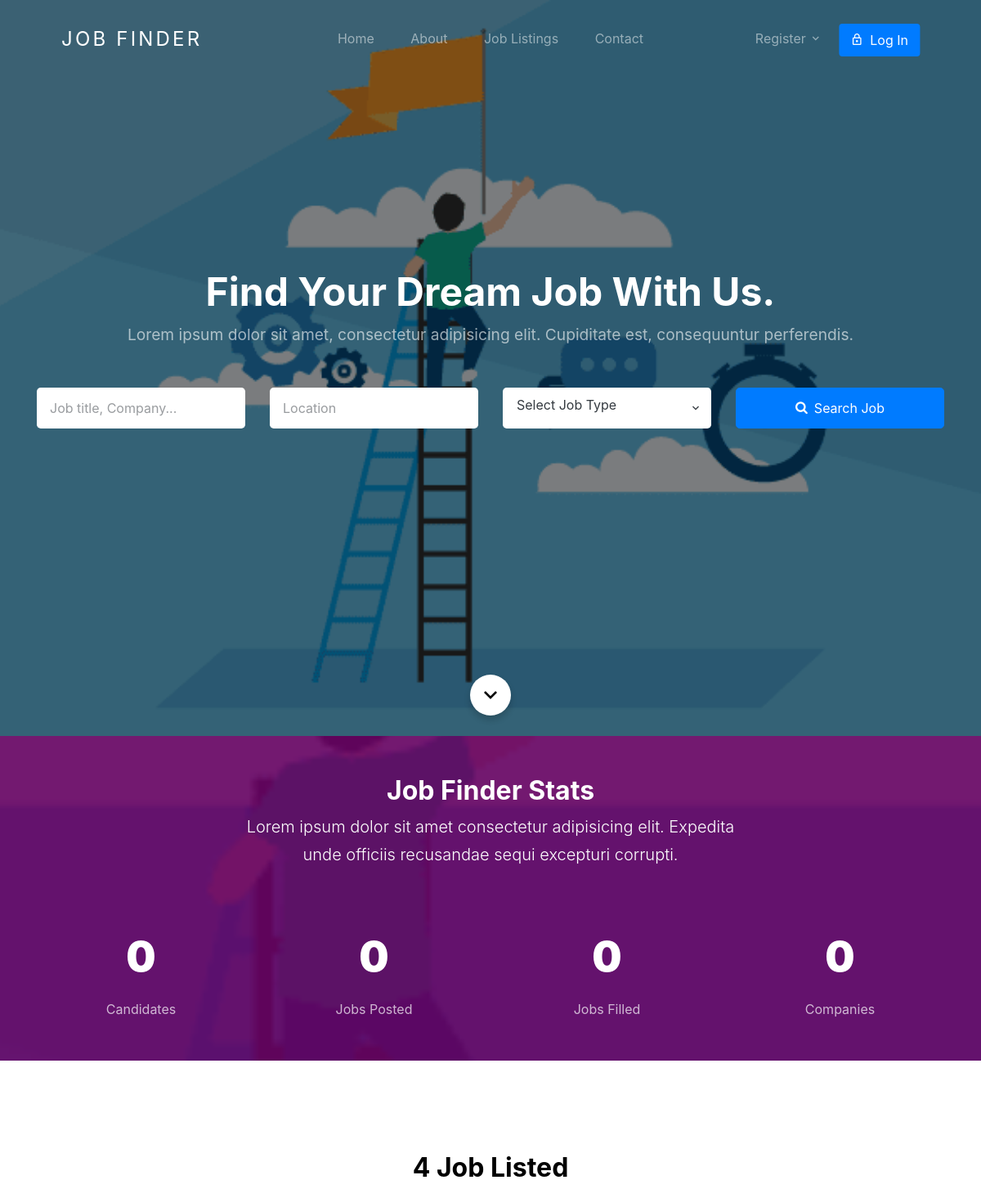
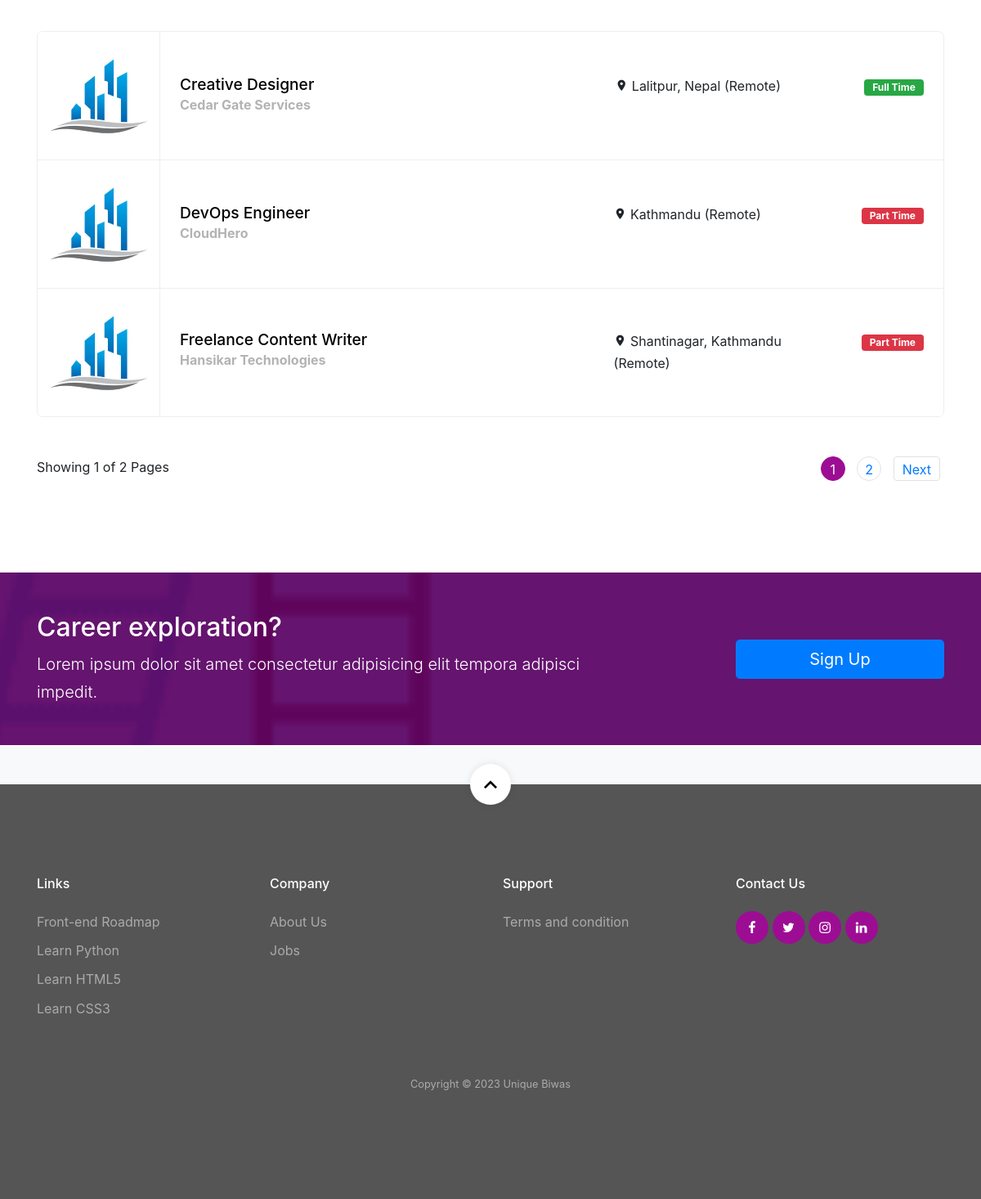
The page / on the database its author committed (2 pictures, top to bottom).
### jobapp/models.py (models this page shows, shortened)
class Job(models.Model):
    user = models.ForeignKey(User, related_name='User', on_delete=models.CASCADE)
    title = models.CharField(max_length=300)
    description = RichTextField()
    tags = TaggableManager()
    location = models.CharField(max_length=300)
    job_type = models.CharField(choices=JOB_TYPE, max_length=1)
    category = models.ForeignKey(Category,related_name='Category', on_delete=models.CASCADE)
    salary = models.CharField(max_length=30, blank=True)
    company_name = models.CharField(max_length=300)
    company_description = RichTextField(blank=True, null=True)
    url = models.URLField(max_length=200)
    last_date = models.DateField()
    is_published = models.BooleanField(default=False)
    is_closed = models.BooleanField(default=False)
    timestamp = models.DateTimeField(auto_now=True)

### jobapp/views.py (the view, shortened to what this page needs)
# urls.py: path('', views.home_view, name='home'),
def home_view(request):
    published_jobs = Job.objects.filter(is_published=True).order_by('-timestamp')
    jobs = published_jobs.filter(is_closed=False)
    total_candidates = User.objects.filter(role='employee').count()
    total_companies = User.objects.filter(role='employer').count()
    paginator = Paginator(jobs, 3)
    page_number = request.GET.get('page', None)
    page_obj = paginator.get_page(page_number)
    context = {
        'total_candidates': total_candidates,
        'total_companies': total_companies,
        'total_jobs': len(jobs),
        'total_completed_jobs': len(published_jobs.filter(is_closed=True)),
        'page_obj': page_obj
    }
    print('ok')
    return render(request, 'jobapp/index.html', context)

### template/jobapp/index.html (shortened to what this page needs)
{% extends 'base.html' %}
{% load static %}
{% block content %}
<section class="home-section section-hero overlay bg-image"
  style="background-image: url('{% static 'images/bgrr.jpg' %}');" id="home-section">
  <div class="container">
    <div class="row align-items-center justify-content-center">
      <div class="col-md-12">
        <div class="mb-5 text-center">
          <h1 class="text-white font-weight-bold">Find Your Dream Job With Us.</h1>
          <p>Lorem ipsum dolor sit amet, consectetur adipisicing elit. Cupiditate est, consequuntur perferendis.</p>
        </div>
        <form method="GET" action="{% url 'jobapp:search_result' %}" class="search-jobs-form">
          {% include 'jobapp/search.html' %}
        </form>
      </div>
    </div>
  </div>
  <a href="#next" class="scroll-button smoothscroll">
    <span class=" icon-keyboard_arrow_down"></span>
  </a>
</section>
<section class="py-5 bg-image overlay-primary fixed overlay" id="next"
  style="background-image: url('{% static 'images/bgrr.jpg' %}');">
  <div class="container">
    <div class="row mb-5 justify-content-center">
      <div class="col-md-7 text-center">
        <h2 class="section-title mb-2 text-white">Job Finder Stats</h2>
        <p class="lead text-white">Lorem ipsum dolor sit amet consectetur adipisicing elit. Expedita unde officiis
          recusandae sequi excepturi corrupti.</p>
      </div>
    </div>
    <div class="row pb-0 block__19738 section-counter">
      <div class="col-6 col-md-6 col-lg-3 mb-5 mb-lg-0">
        <div class="d-flex align-items-center justify-content-center mb-2">
          <strong class="number" data-number="{{ total_candidates }}">0</strong>
        </div>
        <span class="caption">Candidates</span>
      </div>
      <div class="col-6 col-md-6 col-lg-3 mb-5 mb-lg-0">
        <div class="d-flex align-items-center justify-content-center mb-2">
          <strong class="number" data-number="{{ total_jobs }}">0</strong>
        </div>
        <span class="caption">Jobs Posted</span>
      </div>
      <div class="col-6 col-md-6 col-lg-3 mb-5 mb-lg-0">
        <div class="d-flex align-items-center justify-content-center mb-2">
          <strong class="number" data-number="{{ total_completed_jobs }}">0</strong>
        </div>
        <span class="caption">Jobs Filled</span>
      </div>
      <div class="col-6 col-md-6 col-lg-3 mb-5 mb-lg-0">
        <div class="d-flex align-items-center justify-content-center mb-2">
          <strong class="number" data-number="{{ total_companies }}">0</strong>
        </div>
        <span class="caption">Companies</span>
      </div>
    </div>
  </div>
</section>
<section id="ajax_listing_paginattion" class="site-section">
  <div class="container">
    {% if page_obj %}
    <div class="row mb-5 justify-content-center">
      <div class="col-md-7 text-center">
        <h2 class="section-title mb-2">{{ total_jobs }} Job Listed</h2>
      </div>
    </div>
    <ul id="job" class="job-listings mb-5">
      {% for job in page_obj %}
      <li class="job-listing d-block d-sm-flex pb-3 pb-sm-0 align-items-center">
        <a href="{% url 'jobapp:single-job' job.id %}"></a>
        <div class="job-listing-logo">
          <img src="{% static 'images/ii.jpg' %}" alt="Free Website Template by Free-Template.co"
            class="img-fluid">
        </div>
        <div class="job-listing-about d-sm-flex custom-width w-100 justify-content-between mx-4">
          <div class="job-listing-position custom-width w-50 mb-3 mb-sm-0">
            <h2>{{ job.title }}</h2>
            <strong>{{ job.company_name }}</strong>
          </div>
          <div class="job-listing-location mb-3 mb-sm-0 custom-width w-25">
            <span class="icon-room"></span> {{ job.location }}
          </div>
          <div class="job-listing-meta">
            {% if job.job_type == '1' %}
            <span class="badge badge-success">
              Full Time
            </span>
            {% elif job.job_type == '2'%}
            <span class="badge badge-danger">
              Part Time
            </span>
            {% else  %}
            <span class="badge badge-info">
              Internship
            </span>
            {% endif %}
          </div>
        </div>
      </li>
      {% endfor %}
    </ul>
    {% include 'jobapp/paginator.html' %}
  </div>
  {% endif %}
</section>
<section class="py-5 bg-image overlay-primary fixed overlay" style="background-image: url('{% static 'images/bgrr.jpg' %}');">
  <div class="container">
    {% if request.user.role == "employer" %}
    <div class="row align-items-center">
      <div class="col-md-8">
        <h2 class="text-white">Want To Hire?</h2>
        <p class="mb-0 text-white lead">Lorem ipsum dolor sit amet consectetur adipisicing elit tempora adipisci
          impedit.</p>
      </div>
      <div class="col-md-3 ml-auto">
        <a href="{% url 'jobapp:create-job' %}" class="btn btn-warning btn-block btn-lg">Post Your Job</a>
      </div>
    </div>
    {% else %}
    <div class="row align-items-center">
      <div class="col-md-8">
        <h2 class="text-white">Career exploration?</h2>
        <p class="mb-0 text-white lead">Lorem ipsum dolor sit amet consectetur adipisicing elit tempora adipisci
          impedit.</p>
      </div>
      <div class="col-md-3 ml-auto">
        <a href="{% url 'account:employee-registration' %}" class="btn btn-primary btn-lg btn-block text-white btn-search">Sign Up</a>
      </div>
    </div>
    {% endif %}
  </div>
</section>
<section class="bg-light pt-5 testimony-full">
</section>
{% endblock %}

### static/css/style.css (style rules this page uses)
body { font-weight: 400; font-size: 1rem; line-height: 1.7; position: relative; }
body:after { content: ""; position: absolute; top: 0; left: 0; right: 0; bottom: 0; background: rgba(0, 0, 0, 0.7); z-index: 100; opacity: 0; visibility: hidden; -webkit-transition: .3s all ease; -o-transition: .3s all ease; transition: .3s all ease; }
h1, h2, h3, h4 { color: #000; }
.site-section { padding-top: 7rem; padding-bottom: 7rem; position: relative; z-index: 2; }
.home-section { position: relative; }
.home-section > .container { z-index: 2; position: relative; }
.home-section h1 { font-size: 3rem; color: #fff; font-weight: 200; }
.home-section p { font-size: 1.2rem; color: rgba(255, 255, 255, 0.6); }
.home-section .scroll-button { position: absolute; z-index: 2; bottom: 0; width: 50px; height: 50px; border-radius: 50%; background: #fff; left: 50%; -webkit-transform: translate(-50%, -50%); -ms-transform: translate(-50%, -50%); transform: translate(-50%, -50%); -webkit-box-shadow: 0 5px 10px 0px rgba(0, 0, 0, 0.2); box-shadow: 0 5px 10px 0px rgba(0, 0, 0, 0.2); }
.home-section .scroll-button > span { color: #000; position: absolute; font-size: 2rem; top: 50%; left: 50%; -webkit-transform: translate(-50%, -50%); -ms-transform: translate(-50%, -50%); transform: translate(-50%, -50%); }
.bg-image { background-size: cover; background-position: center center; background-repeat: no-repeat; }
.bg-image.fixed { background-attachment: fixed; }
.bg-image.overlay-primary { position: relative; }
.bg-image.overlay-primary:before { position: absolute; content: ""; top: 0; left: 0; right: 0; bottom: 0; background: rgb(101 0 97 / 90%); z-index: 1; }
.bg-image.overlay-primary > .container { position: relative; z-index: 2; }
.job-listings { padding: 0; margin: 0; border: 1px solid #eee; border-radius: 7px; overflow: hidden; position: relative; background: #fff; }
.job-listings .badge { color: #fff; padding: 4px 10px; }
.job-listings .job-listing { position: relative; border-bottom: 1px solid #eee; -webkit-transition: .3s all ease; -o-transition: .3s all ease; transition: .3s all ease; }
.job-listings .job-listing:last-child { border-bottom: none; }
.job-listings .job-listing a { position: absolute; width: 100%; height: 100%; -webkit-transition: .3s all ease; -o-transition: .3s all ease; transition: .3s all ease; }
.job-listings .job-listing .job-listing-logo { -webkit-box-flex: 0; -ms-flex: 0 0 150px; flex: 0 0 150px; border-right: 1px solid #eee; }
.job-listings .job-listing-position h2 { font-size: 1.2rem; margin-bottom: 0; }
.job-listings .job-listing-position strong { color: #b3b3b3; }
.section-title { font-size: 2rem; font-weight: 700; }
.section-hero, .section-hero > .container > .row { height: 100vh; min-height: 900px; }
.section-hero.overlay, .section-hero.overlay-2 { position: relative; }
.section-hero.overlay:before, .section-hero.overlay-2:before { z-index: 1; position: absolute; content: ""; top: 0; left: 0; right: 0; bottom: 0; background: rgba(0, 0, 0, 0.5); }
.section-hero > .container { z-index: 2; position: relative; }
.btn:after, .btn:before { display: none; }
.btn.btn-primary { color: #fff; }
.block__19738 { text-align: center; }
.block__19738 .number { font-size: 3.2rem; font-weight: 900; color: #fff; }
.block__19738 .caption { font-size: 1rem; display: block; color: rgba(255, 255, 255, 0.7); }

### rows shown on the page
Job: title "Creative Designer", company_name "Cedar Gate Services", location "Lalitpur, Nepal (Remote)", job_type "Full Time"
Job: title "DevOps Engineer", company_name "CloudHero", location "Kathmandu (Remote)", job_type "Part Time"
Job: title "Freelance Content Writer", company_name "Hansikar Technologies", location "Shantinagar, Kathmandu (Remote)", job_type "Part Time"

### other values the page prints
{{ total_jobs }} "4"
{{ page_obj.number }} "1"
{{ page_obj.paginator.num_pages }} "2"
{{ i }} "1"
{{ i }} "2"
